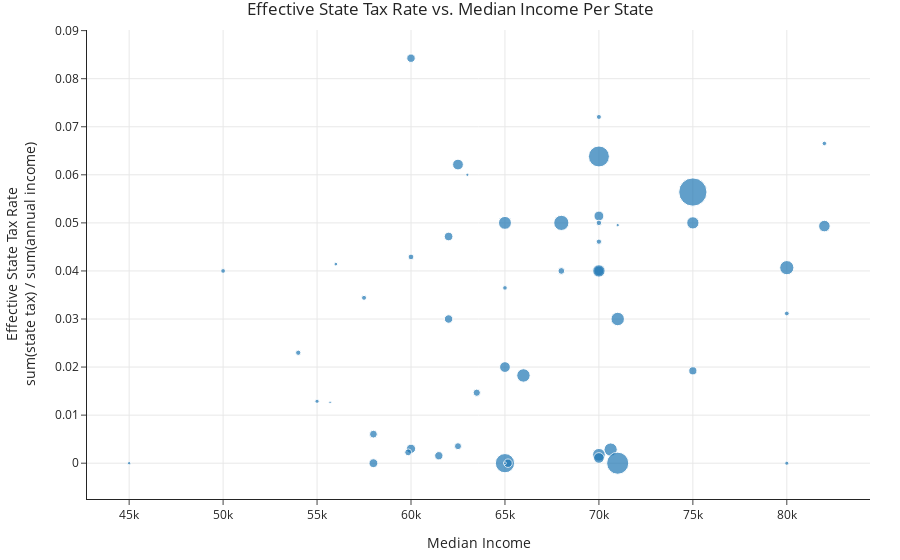

This figure's notebook cell:
### Markdown cell above
Nice work! To wrap up this section, we'll show you one of the many visualizations you can create using the calculations you just did.

All you need to do here is read through the cell below, try and understand the code, run the cell, and look at the resulting visualization. What trends do you notice?

### Code cell
effective_tax_per_state = (
    with_disposable_income
    .groupby('State')
    .apply(lambda df: df['state_tax_owed'].sum() / df['annual_inc'].sum())
)

median_income = (
    with_disposable_income
    .groupby('State')
    ['annual_inc']
    .median()
)

(
    pd.DataFrame()
    .assign(
        effective_tax_per_state=effective_tax_per_state, 
        median_income=median_income,
        count=with_disposable_income.value_counts('State')
    )
    .reset_index()
    .plot(
        kind='scatter',
        x='median_income',
        y='effective_tax_per_state',
        hover_name='State',
        size='count',
        title='Effective State Tax Rate vs. Median Income Per State',
        labels={
            'median_income': 'Median Income',
            'effective_tax_per_state': 'Effective State Tax Rate<br>sum(state tax) / sum(annual income)',
            'count': 'Number of Borrowers'
        }
    )
)

### Figure 1 — Plotly figure (JSON) as saved in the notebook; plotly's stock layout.template omitted (floating-point values rounded to 4 significant figures)
{"data": [{"hovertemplate": "<b>%{hovertext}</b><br><br>Median Income=%{x}<br>Effective State Tax Rate<br>sum(state tax) / sum(annual income)=%{y}<br>Number of Borrowers=%{marker.size}<extra></extra>", "hovertext": ["AK", "AL", "AR", "AZ", "CA", "CO", "CT", "DC", "DE", "FL", "GA", "HI", "ID", "IL", "IN", "KS", "KY", "LA", "MA", "MD", "ME", "MI", "MN", "MO", "MS", "MT", "NC", "ND", "NE", "NH", "NJ", "NM", "NV", "NY", "OH", "OK", "OR", "PA", "RI", "SC", "SD", "TN", "TX", "UT", "VA", "VT", "WA", "WI", "WV", "WY"], "legendgroup": "", "marker": {"color": "#1F77B4", "size": [19, 78, 55, 131, 905, 113, 110, 23, 24, 420, 198, 28, 11, 261, 81, 59, 51, 75, 170, 151, 12, 174, 131, 96, 37, 20, 188, 7, 31, 25, 228, 31, 82, 498, 204, 54, 81, 205, 26, 69, 13, 89, 553, 34, 183, 15, 129, 85, 28, 9], "sizemode": "area", "sizeref": 2.263, "symbol": "circle"}, "mode": "markers", "name": "", "orientation": "v", "showlegend": false, "type": "scatter", "x": [80000, 61480.0, 62500, 65000, 75000, 70000, 70000, 82000, 65000, 65000, 70625, 70000, 63000, 68000, 62000, 63500, 68000, 75000, 75000, 82000, 71000, 70000, 62500, 60000, 60000, 55000, 65000, 55694, 54000, 50000, 80000, 70000, 65160.0, 70000, 65980.0, 59850, 60000, 71000, 80000, 58000, 45000, 58000, 71000, 70000, 70000, 56000, 70000, 62000, 57500, 65000], "xaxis": "x", "y": [0, 0.001549, 0.003538, 0.02, 0.05642, 0.04, 0.05143, 0.06652, 0.03647, 0, 0.002838, 0.07204, 0.06, 0.05, 0.03, 0.01466, 0.04, 0.01921, 0.05, 0.04933, 0.04954, 0.04, 0.06213, 0.003, 0.04291, 0.01289, 0.05, 0.01266, 0.02298, 0.04, 0.04068, 0.04609, 0, 0.06382, 0.01825, 0.002257, 0.08427, 0.03, 0.03115, 0.006047, 0, 0, 0, 0.05, 0.001739, 0.04142, 0.001091, 0.04716, 0.03441, 0], "yaxis": "y"}], "layout": {"legend": {"itemsizing": "constant", "tracegroupgap": 0}, "title": {"text": "Effective State Tax Rate vs. Median Income Per State"}, "xaxis": {"anchor": "y", "domain": [0, 1], "title": {"text": "Median Income"}}, "yaxis": {"anchor": "x", "domain": [0, 1], "title": {"text": "Effective State Tax Rate<br>sum(state tax) / sum(annual income)"}}}}
